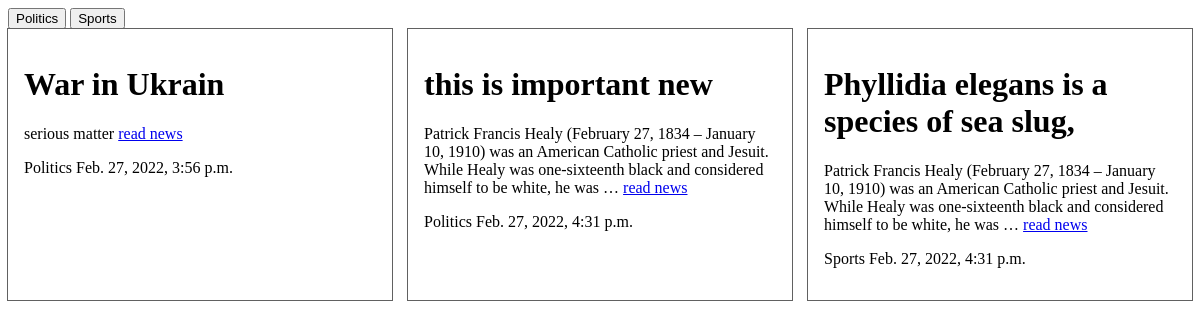
The app's page /, older data.
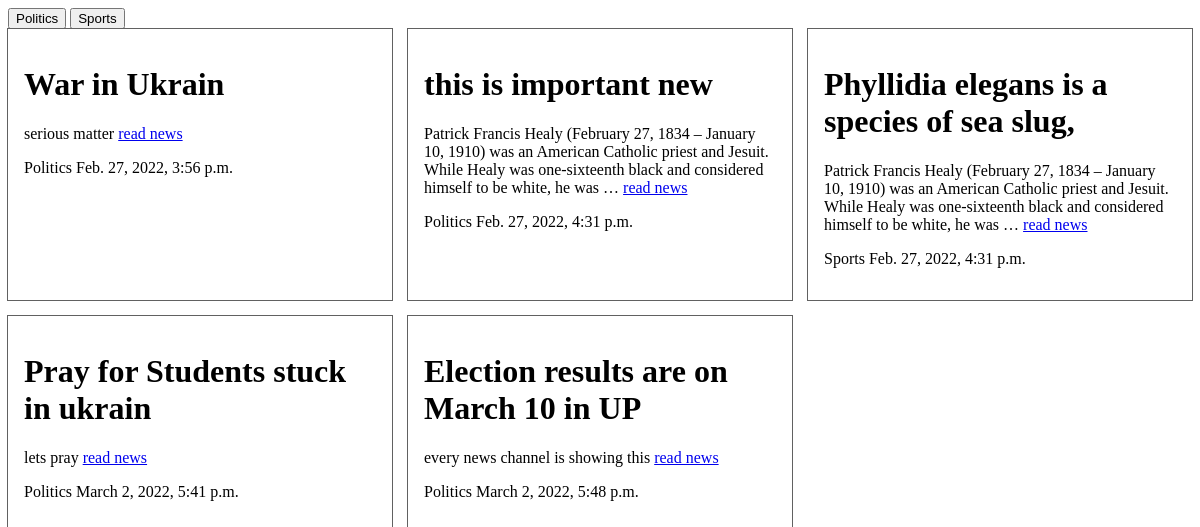
The same page, newer data.
### home/models.py (models this page shows)
class Category(models.Model):
    name = models.CharField(max_length=50)
    class Meta:
        verbose_name_plural = 'Categories'
    def __str__(self):
        return self.name

class News(models.Model):
    title = models.CharField(max_length=200)
    text = models.TextField()
    category = models.ForeignKey(Category,
                    on_delete=models.CASCADE)
    pub_date = models.DateTimeField('date published')
    class Meta:
        verbose_name_plural = 'News'

### home/views.py (the view)
# urls.py: path('', homeview, name='home'),
def homeview(request):
    newslist = News.objects.all() # SELECT * from news
    catlist = Category.objects.all()
    ctx = {
        'newslist':newslist,
        'categories':catlist,
    }
    return render(request,'home.html',
                context= ctx)

### templates/home.html (shortened to what this page needs)
<!DOCTYPE html>
<html lang="en">
<head>
</head>
<body>
    <div class="cat_list">
        {% for category in categories %}
        <button>
            {{category}}
        </button>
        {% endfor %}
    </div>
    <div class="wrapper">
        {% for news in newslist %}
        <div class="card">
            <h1>{{news.title}}</h1>
            <p>
                {{news.text|truncatewords:30}}
                <a href="#">read news</a>
            </p>
            <p>
                <span>{{news.category}}</span>
                <span>{{news.pub_date}}</span>
            </p>
        </div>
        {% endfor %}
    </div>
</body>
</html>

### templates/home.html (style rules this page uses)
.card { padding: 1rem; outline: 1px #616161 solid; }
.wrapper { display: grid; grid-template-columns: 1fr 1fr 1fr; gap: 1rem; }

Row changes from the older to the newer data that the page shows:
added News: title "Pray for Students stuck in ukrain", text "lets pray", category "Politics", pub_date "March 2, 2022, 5:41 p.m."
added News: title "Election results are on March 10 in UP", text "every news channel is showing this", category "Politics", pub_date "March 2, 2022, 5:48 p.m."
